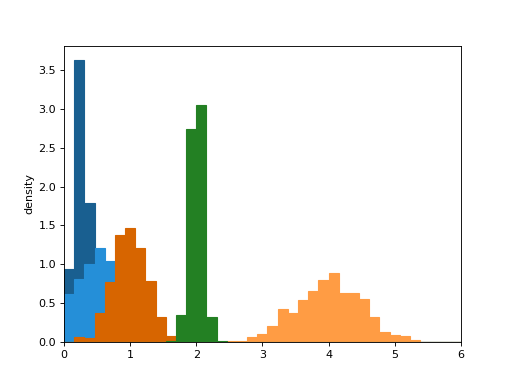

Here is the Python script that generated this plot:
import matplotlib.pyplot as plt
import numpy as np
from sandplover.plot import show_histograms
#
locs = [0.25, 1, 0.5, 4, 2]
scales = [0.1, 0.25, 0.4, 0.5, 0.1]
bins = np.linspace(0, 6, num=40)
#
hist_bin_sets = [
    np.histogram(np.random.normal(l, s, size=500), bins=bins, density=True)
    for l, s in zip(locs, scales)
]
#
fig, ax = plt.subplots()
show_histograms(*hist_bin_sets, sets=[0, 1, 0, 1, 2], ax=ax)
_ = ax.set_xlim((0, 6))
_ = ax.set_ylabel("density")
